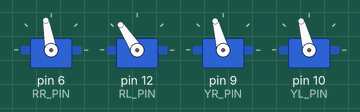
Simulated run of this sketch. Board: Arduino Uno, built with avr-gcc and run on an emulated ATmega328P. On the bench: 4 × servo.

Above: at 0.57 s.
At 5.11 s:
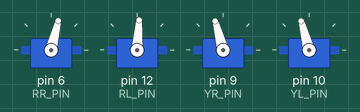
At 8.9 s:
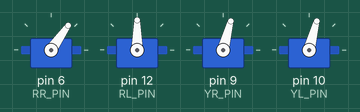
At 18.4 s:
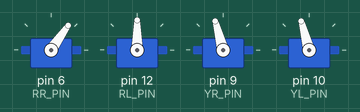
At 28.57 s:
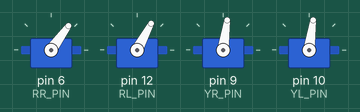
At 38.2 s:
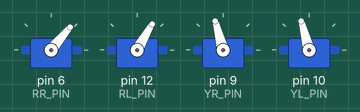
Timing chart, 0 to 40.0 s (numbered marks = the images above):
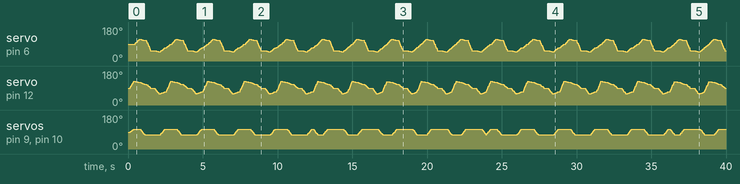

The sketch:

Forward_Back.ino
```cpp
#include "Arduino.h"
#include "Oscillator.h"
#include <Servo.h>
/*
         ---------------
        |     O   O     |
        |---------------|
YR 2<== |               | <== YL 3
         ---------------
            ||     ||
            ||     ||
RR 0==^   -----   ------  v== RL 1
         |-----   ------|
*/

/* Hardware interface mapping*/
#define YL_PIN 10
#define YR_PIN 9
#define RL_PIN 12
#define RR_PIN 6

#define N_SERVOS 4
#define INTERVALTIME 10.0
Oscillator servo[N_SERVOS];

#define CENTRE 90

unsigned long final_time;
unsigned long interval_time;
int oneTime;
int iteration;
float increment[N_SERVOS];
int oldPosition[] = {CENTRE, CENTRE, CENTRE, CENTRE};

bool delays(unsigned long ms)
{
    for (unsigned long i = 0; i < ms; i++)
    {
        delay(1);
    }
    return false;
}

/*
    Setting the 90-degree position of the steering gear to make the penguin stand on its feet
*/
void homes(int millis_t)
{
    servo[0].SetPosition(90);
    servo[1].SetPosition(90);
    servo[2].SetPosition(90);
    servo[3].SetPosition(90);
    delay(millis_t);
}
bool moveNServos(int time, int newPosition[])
{
    for (int i = 0; i < N_SERVOS; i++)
    {
        increment[i] = ((newPosition[i]) - oldPosition[i]) / (time / INTERVALTIME);
    }
    final_time = millis() + time;
    iteration = 1;
    while (millis() < final_time)
    {
        interval_time = millis() + INTERVALTIME;
        oneTime = 0;
        while (millis() < interval_time)
        {
            if (oneTime < 1)
            {
                for (int i = 0; i < N_SERVOS; i++)
                {
                    servo[i].SetPosition(oldPosition[i] + (iteration * increment[i]));
                }
                iteration++;
                oneTime++;
            }
        }
    }
    for (int i = 0; i < N_SERVOS; i++)
    {
        oldPosition[i] = newPosition[i];
    }
    return false;
}
/*
  Walking control realization:
*/
bool walk(int steps, int T, int dir)
{
    int move1[] = {90, 90 + 35, 90 + 15, 90 + 15};
    int move2[] = {90 + 25, 90 + 30, 90 + 15, 90 + 15};
    int move3[] = {90 + 20, 90 + 20, 90 - 15, 90 - 15};
    int move4[] = {90 - 35, 90, 90 - 15, 90 - 15};
    int move5[] = {90 - 40, 90 - 30, 90 - 15, 90 - 15};
    int move6[] = {90 - 20, 90 - 20, 90 + 15, 90 + 15};

    int move21[] = {90, 90 + 35, 90 - 15, 90 - 15};
    int move22[] = {90 + 25, 90 + 30, 90 - 15, 90 - 15};
    int move23[] = {90 + 20, 90 + 20, 90 + 15, 90 + 15};
    int move24[] = {90 - 35, 90, 90 + 15, 90 + 15};
    int move25[] = {90 - 40, 90 - 30, 90 + 15, 90 + 15};
    int move26[] = {90 - 20, 90 - 20, 90 - 15, 90 - 15};

    if (dir == 1) //Walking forward
    {
        for (int i = 0; i < steps; i++)
            if (
                moveNServos(T * 0.2, move1) ||
                delays(50) ||
                moveNServos(T * 0.2, move2) ||
                delays(50) ||
                moveNServos(T * 0.2, move3) ||
                delays(100) ||
                moveNServos(T * 0.2, move4) ||
                delays(250) ||
                moveNServos(T * 0.2, move5) ||
                delays(100) ||
                moveNServos(T * 0.2, move6) ||
                delays(100))
                return true;
    }
    else //Walking backward
    {
        for (int i = 0; i < steps; i++)
            if (
                moveNServos(T * 0.2, move21) ||
                delays(50 / 10) ||
                moveNServos(T * 0.2, move22) ||
                delays(50) ||
                moveNServos(T * 0.2, move23) ||
                delays(100) ||
                moveNServos(T * 0.2, move24) ||
                delays(250) ||
                moveNServos(T * 0.2, move25) ||
                delays(100) ||
                moveNServos(T * 0.2, move26))
                return true;
    }
    return false;
}


void setup()
{
    servo[0].attach(RR_PIN);
    servo[1].attach(RL_PIN);
    servo[2].attach(YR_PIN);
    servo[3].attach(YL_PIN);
    homes(100);
}

void loop()
{
    for (int i = 0; i < 5; i++)
    {
        walk(1, 1500, 1);
    }
    for (int i = 0; i < 5; i++)
    {
        walk(1, 1500, 0);
    }
}
```

Oscillator.cpp
```cpp
// (licence header left out)
#if defined(ARDUINO) && ARDUINO >= 100
#include "Arduino.h"
#else
#include "WProgram.h"
#include <pins_arduino.h>
#endif
#include "Oscillator.h"
#include <Servo.h>

//-- This function returns true if another sample
//-- should be taken (i.e. the TS time has passed since
//-- the last sample was taken
bool Oscillator::next_sample() {

  //-- Read current time
  _currentMillis = millis();

  //-- Check if the timeout has passed
  if (_currentMillis - _previousMillis > _TS) {
    _previousMillis = _currentMillis;

    return true;
  }

  return false;
}

//-- Attach an oscillator to a servo
//-- Input: pin is the arduino pin were the servo
//-- is connected
void Oscillator::attach(int pin, bool rev) {
  //-- If the oscillator is detached, attach it.
  if (!_servo.attached()) {

    //-- Attach the servo and move it to the home position
    _servo.attach(pin, 580, 2300);
    _servo.write(90+_trim);

    //-- Initialization of oscilaltor parameters
    _TS = 30;
    _T = 2000;
    _N = _T / _TS;
    _inc = 2 * M_PI / _N;

    _previousMillis = 0;

    //-- Default parameters
    _A = 45;
    _phase = 0;
    _phase0 = 0;
    _O = 0;
    _stop = false;

    //-- Reverse mode
    _rev = rev;
  }
}

//-- Detach an oscillator from his servo
void Oscillator::detach() {
  //-- If the oscillator is attached, detach it.
  if (_servo.attached())
    _servo.detach();
}

/*************************************/
/* Set the oscillator period, in ms  */
/*************************************/
void Oscillator::SetT(unsigned int T) {
  //-- Assign the new period
  _T = T;

  //-- Recalculate the parameters
  _N = _T / _TS;
  _inc = 2 * M_PI / _N;
};

/*******************************/
/* Manual set of the position  */
/******************************/

void Oscillator::SetPosition(int position) { _servo.write(position + _trim); };

/*******************************************************************/
/* This function should be periodically called                     */
/* in order to maintain the oscillations. It calculates            */
/* if another sample should be taken and position the servo if so  */
/*******************************************************************/
void Oscillator::refresh() {

  //-- Only When TS milliseconds have passed, the new sample is obtained
  if (next_sample()) {

    //-- If the oscillator is not stopped, calculate the servo position
    if (!_stop) {
      //-- Sample the sine function and set the servo pos
      _pos = round(_A * sin(_phase + _phase0) + _O);
      if (_rev)
        _pos = -_pos;
      _servo.write(_pos + 90 + _trim);
    }

    //-- Increment the phase
    //-- It is always increased, even when the oscillator is stop
    //-- so that the coordination is always kept
    _phase = _phase + _inc;
  }
}
```

Oscillator.h
```cpp
// (licence header left out)
#ifndef Oscillator_h
#define Oscillator_h

#include <Servo.h>

//-- Macro for converting from degrees to radians
#ifndef DEG2RAD
#define DEG2RAD(g) ((g)*M_PI) / 180
#endif

class Oscillator
{
public:
  Oscillator(int trim = 0) { _trim = trim; };
  void attach(int pin, bool rev = false);
  void detach();

  void SetA(unsigned int A) { _A = A; };
  void SetO(unsigned int O) { _O = O; };
  void SetPh(double Ph) { _phase0 = Ph; };
  void SetT(unsigned int T);
  void SetTrim(int trim) { _trim = trim; };
  int getTrim() { return _trim; };
  void SetPosition(int position);
  void Stop() { _stop = true; };
  void Play() { _stop = false; };
  void Reset() { _phase = 0; };
  void refresh();

private:
  bool next_sample();

private:
  //-- Servo that is attached to the oscillator
  Servo _servo;

  //-- Oscillators parameters
  unsigned int _A; //-- Amplitude (degrees)
  unsigned int _O; //-- Offset (degrees)
  unsigned int _T; //-- Period (miliseconds)
  double _phase0;  //-- Phase (radians)

  //-- Internal variables
  int _pos;         //-- Current servo pos
  int _trim;        //-- Calibration offset
  double _phase;    //-- Current phase
  double _inc;      //-- Increment of phase
  double _N;        //-- Number of samples
  unsigned int _TS; //-- sampling period (ms)

  long _previousMillis;
  long _currentMillis;

  //-- Oscillation mode. If true, the servo is stopped
  bool _stop;

  //-- Reverse mode
  bool _rev;
};

#endif
```
